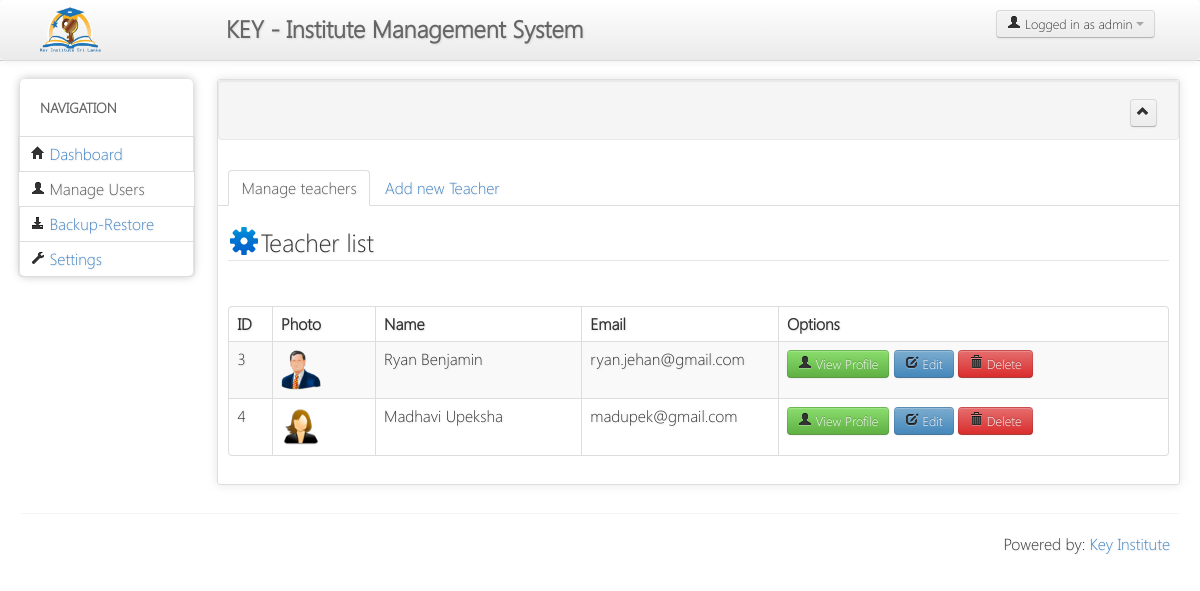
/admin/view/teachers.php (signed in), run on the app's committed database.
### tables this page shows
CREATE TABLE `tbl_teachers` (
  `teacher_id` int(11) NOT NULL AUTO_INCREMENT,
  `title` varchar(10) NOT NULL,
  `first_name` varchar(50) NOT NULL,
  `last_name` varchar(50) NOT NULL,
  `dob` date NOT NULL,
  `gender` varchar(8) NOT NULL,
  `address` varchar(100) NOT NULL,
  `email` varchar(30) NOT NULL,
  `phone` varchar(20) NOT NULL,
  `nic` varchar(11) NOT NULL,
  `status` varchar(10) NOT NULL,
  `qualification` varchar(100) NOT NULL,
  `subjects` varchar(100) NOT NULL,
  `prof_image` varchar(200) NOT NULL,
  `login_account_id` int(11) NOT NULL,
  PRIMARY KEY (`teacher_id`)
);

### admin/model/teacher.php (called while the page is built, shortened)
<?php
require_once 'connection.php';
class Teachers{
    public function get_all_teachers(){
        $sql="SELECT * FROM tbl_teachers";
        $object = new Connection();
        $result = $object->query($sql);
        return $result;
    }
}
?>

### admin/model/connection.php (called while the page is built, shortened)
<?php
class Connection
{
    public function query($sql){
        $results = mysql_query($sql);
        return $results;
    }
}
?>

### admin/view/teachers.php (the view, shortened to what this page needs)
<?php
if(!empty($_SESSION['cur_user'])&&($_SESSION['user_role']=='1'))
{
    require_once '../model/teacher.php';
    ?>
<!DOCTYPE html PUBLIC "-//W3C//DTD XHTML 1.0 Transitional//EN" "http://www.w3.org/TR/xhtml1/DTD/xhtml1-transitional.dtd">
<html xmlns="http://www.w3.org/1999/xhtml">
<head>
            <link rel="stylesheet" type="text/css" href="css/student.css" media="all">
                <link rel="stylesheet" type="text/css" href="css/bootstrap-spacelab.css" media="all">
                    </head>
<body>
	<div class="navbar">
		<div class="navbar-inner">
	<?php   include 'common/admin_header.php';?>
		</div>
	</div>
        <div class="container-fluid">
            <div class="row-fluid">
            <div class="span2 main-menu-span">
               <?php include 'common/admin_side_nav.php';?>
            </div>
                <div id="content" class="span10">
<div class="row-fluid">
	<div class="box span12">
		<div class="box-header well">
            <div class="box-icon">
                <a href="#" class="btn btn-minimize btn-round"><i class="icon-chevron-up"></i></a>
            </div>
		</div>
		<div class="box-content">
            <ul class="nav nav-tabs" id="myTab">
                <li class="active"><a href="#manage">Manage teachers</a></li>
                <li><a href="#create">Add new Teacher</a></li>
            </ul>
            <div id="myTabContent" class="tab-content">
                <div class="tab-pane active" id="manage">
                	<form action="#" class="form-horizontal">
        <fieldset>
            <legend><i class="icon32 icon-gear"></i>Teacher list</legend>
        </fieldset>
</form>
<div id="DataTables_Table_0_wrapper" class="dataTables_wrapper" role="grid"><table aria-describedby="DataTables_Table_0_info" id="DataTables_Table_0" class="table table-striped table-bordered bootstrap-datatable datatable dataTable">
  <thead>
      <tr role="row"><th aria-label="ID: activate to sort column descending" aria-sort="ascending" style="width: 24px;" colspan="1" rowspan="1" aria-controls="DataTables_Table_0" tabindex="0" role="columnheader" class="sorting_asc">ID</th><th aria-label="Photo: activate to sort column ascending" style="width: 80px;" colspan="1" rowspan="1" aria-controls="DataTables_Table_0" tabindex="0" role="columnheader" class="sorting" width="80">Photo</th><th aria-label="Name: activate to sort column ascending" style="width: 177px;" colspan="1" rowspan="1" aria-controls="DataTables_Table_0" tabindex="0" role="columnheader" class="sorting">Name</th><th aria-label="Email: activate to sort column ascending" style="width: 168px;" colspan="1" rowspan="1" aria-controls="DataTables_Table_0" tabindex="0" role="columnheader" class="sorting">Email</th><th aria-label="Options: activate to sort column ascending" style="width: 350px;" colspan="1" rowspan="1" aria-controls="DataTables_Table_0" tabindex="0" role="columnheader" class="sorting" width="350">Options</th></tr>
  </thead>
<tbody aria-relevant="all" aria-live="polite" role="alert">
    <?php
    $object =new Teachers();
    $result = $object->get_all_teachers();
    while($row = mysql_fetch_array($result)){
?>
    <tr class="odd">
        <td class="  sorting_1"><?php echo $row['teacher_id'];?></td>
        <td class=" ">
                   <img class="image_thumbnail" src="../../store/user_images/<?php echo $row['prof_image'];?>" width="40" height="40" border="5"/>
        </td>
        <td class=" "><?php echo $row['first_name']." ". $row['last_name'];?></td>
        <td class=" "><?php echo $row['email'];?></td>
        <td class=" ">
            <a class="btn btn-success" href="personal_profile.php?teacher_id=<?php echo $row['teacher_id'];?>" rel="facebox" >
                <i class="icon-user_1 icon-white"></i>
                View Profile
            </a>
            <a class="btn btn-info" href="edit_profile.php?teacher_id=<?php echo $row['teacher_id']; ?>" rel="facebox">
                    <i class="icon-edit icon-white"></i>
                        Edit
                            </a>
            <a class="btn btn-danger" href="../controller/teacher.php?action=delete&teacher_id=<?php echo $row['teacher_id']; ?>" onclick="return confirm('Are you Sure you want to delete this record?');" >
                    <i class="icon-trash icon-white"></i>
                        Delete
                            </a>
        </td>
    </tr>
<?php }
?>
</tbody></table>
    </div>
    </div>
            </div>
		</div>
	</div>
</div>
				</div>
			</div>
		<footer>
	<hr>
	<p class="pull-right">Powered by: <a href="#" target="_top">Key Institute</a></p>
</footer>
		</div>
</body>
</html>
<?php }
else
{
    unset($_SESSION['cur_user']);
    session_destroy();
    header("location: ../../index/view/index.php");
}
?>

### admin/view/common/admin_header.php (shortened to what this page needs)
<link href="facebox/facebox.css" media="screen" rel="stylesheet" type="text/css" />
<div class="container-fluid">
                            <a indepth="true" class="brand" href="dashboard.php"> <img alt="Charisma Logo" src="images/logo.png"> </a>
				<div class="btn-group pull-right">
					<a class="btn dropdown-toggle" data-toggle="dropdown" href="log_top">
						<i class="icon-user_1"></i><span class="hidden-phone"> Logged in as <?php echo $_SESSION['cur_user']; ?></span>
						<span class="caret"></span>
					</a>
				</div>
				<div class="top-nav nav-collapse" style="margin-top: 5px;">
					<h2>KEY - Institute Management System</h2>
				</div>
			</div>

### admin/view/common/admin_side_nav.php
<div class="nav-collapse sidebar-nav">
                   <ul class="nav nav-tabs nav-stacked main-menu">
                       <li class="nav-header hidden-tablet" style="padding: 20px;"><h4>Navigation</h4></li>
                       <li>
                           <a data-original-title="" href="dashboard.php" class="ajax-link" data-rel="popover" data-content="Admin Dashboard">
                               	<i class="icon-home"></i>
                               		<span class="hidden-tablet">Dashboard</span>
                           </a>
                       </li>
                       <li class="active">
                           <a data-original-title="" href="users.php" class="ajax-link" data-rel="popover" data-content="View/edit System Users">
                               	<i class="icon-user_1"></i>
                               		<span class="hidden-tablet">Manage Users</span>
                           </a>
                       </li>
                       <li>
                           <a data-original-title="" href="backup.php" class="ajax-link" data-rel="popover" data-content="Create/restore data backup">
                               	<i class="icon-download-alt"></i>
                               		<span class="hidden-tablet">Backup-Restore</span>
                           </a>
                       </li>
                       <li>
                           <a data-original-title="" href="control_panel.php" class="ajax-link" data-rel="popover" data-content="Settings">
                               	<i class="icon-wrench"></i>
                               		<span class="hidden-tablet">Settings</span>
                           </a>
                       </li>
                   </ul>
               </div>

### data on the page
tbl_teachers: teacher_id "3", prof_image (picture), first_name "Ryan", last_name "Benjamin", email "ryan.jehan@gmail.com"
tbl_teachers: teacher_id "4", prof_image (picture), first_name "Madhavi", last_name "Upeksha", email "madupek@gmail.com"

### other printed values
$_SESSION['cur_user'] "admin"
